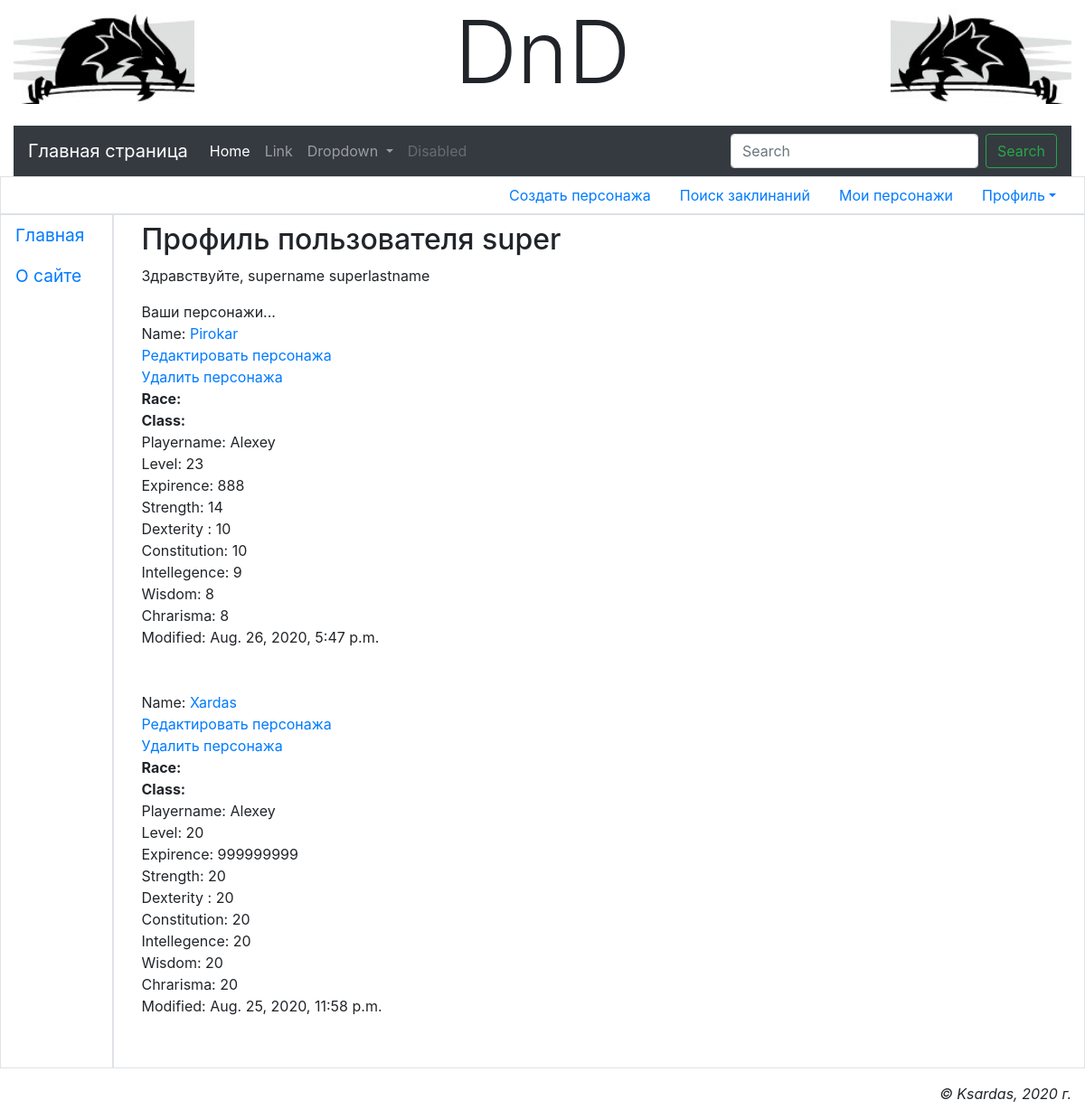
The page /main/accounts/profile/ (signed in) on the database as committed earlier.
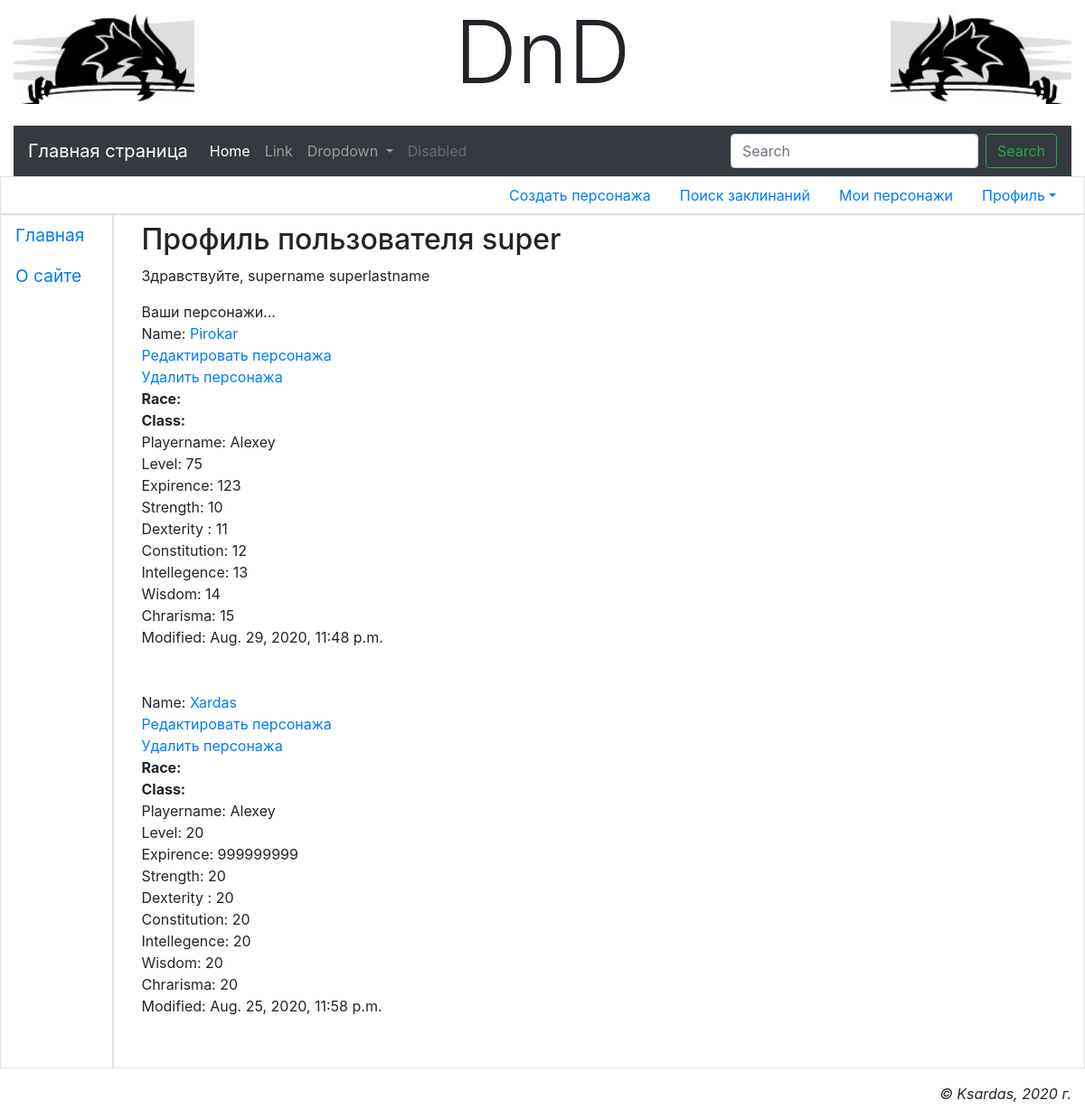
The same page on the database as committed later.
### main/models.py (models this page shows, shortened)
class AdvUser(AbstractUser):
    is_activated = models.BooleanField(default=True, db_index=True, verbose_name='Прошёл активацию?')
    send_message = models.BooleanField(default=True, verbose_name='Слать сообщение о новых коментариях?')
    class Meta(AbstractUser.Meta):
        pass
    def __str__(self):
        return self.username

class CharBase(models.Model):
    owner = models.ForeignKey('AdvUser', null=False, on_delete=models.PROTECT, verbose_name='Владелец персонажа')
    name = models.CharField(db_index=True, unique=True, null=False, max_length=20, verbose_name='Имя персонажа')
    races = models.ManyToManyField(CharRaces, choices=CharRaces.RACE_CHOICES, max_length=20,
                                   verbose_name='Расса персонажа')
    playername = models.CharField(null=True, max_length=20, verbose_name='Реальное имя персонажа')
    level = models.IntegerField(null=False, default=1, verbose_name='Уровень персонажа')
    expirence = models.IntegerField(null=False, default=0, verbose_name='Опыт персонажа')
    strength = models.IntegerField(null=False, default=8, verbose_name='Сила персонажа')
    dexterity = models.IntegerField(null=False, default=8, verbose_name='Ловкость персонажа')
    constitution = models.IntegerField(null=False, default=8, verbose_name='Телосложение персонажа')
    intellegence = models.IntegerField(null=False, default=8, verbose_name='Интеллект персонажа')
    wisdom = models.IntegerField(null=False, default=8, verbose_name='Мудрость персонажа')
    chrarisma = models.IntegerField(null=False, default=8, verbose_name='Харизма персонажа')
    modified = models.DateTimeField(auto_now_add=True, db_index=True, verbose_name='Время модификации')
    spells = models.ManyToManyField(Spell)
    prof_bonus = models.IntegerField(null=True, default=0, verbose_name='Бонус мастерства')
    armor_class = models.IntegerField(null=True, default=0, verbose_name='Броня персонажа')
    speed = models.IntegerField(null=True, default=0, verbose_name='Скорость персонажа')
    initiative = models.IntegerField(null=True, default=0, verbose_name='Инициатива')
    inspiration = models.IntegerField(null=True, default=0, verbose_name='Вдохновение')
    hitpoints_max = models.IntegerField(null=True, default=0, verbose_name='Максимальое здоровье')
    hitpoints_curr = models.IntegerField(null=True, default=0, verbose_name='Текущее здоровье')
    hitpoints_temp = models.IntegerField(null=True, default=0, verbose_name='Временные очки здоровья')
    char_classes = models.ManyToManyField(CharClasses, choices=CharClasses.CLASS_CHOICES,
                                          verbose_name='Класс персонажа')
    world_view = models.IntegerField(null=True, default=0, verbose_name='Мировозрение')
    gender = models.BooleanField(default=True, verbose_name='Пол')
    age = models.IntegerField(null=True, default=21, verbose_name='Возраст персонажа')
    height = models.IntegerField(null=True, default=175, verbose_name='Рост персонажа')
    weight = models.IntegerField(null=True, default=60, verbose_name='Вес персонажа')
    hair = models.CharField(null=True, max_length=20, verbose_name='Цвет волос')
    eyes = models.CharField(null=True, max_length=20, verbose_name='Цвет глаз')
    skin = models.CharField(null=True, max_length=20, verbose_name='Цвет кожы')
    avatar = models.ImageField(null=True, blank=True, upload_to='avatars/', verbose_name='Аватар')
    pers_traits = models.CharField(null=True, max_length=20, verbose_name='Персональные черты')
    ideals = models.CharField(null=True, max_length=20, verbose_name='Идеалы')
    bonds = models.CharField(null=True, max_length=20, verbose_name='Привязанности')
    flaws = models.CharField(null=True, max_length=20, verbose_name='Пороки')
    char_history = models.TextField(default='', verbose_name='История персонажа')
    gold_count = models.IntegerField(null=True, default=0, verbose_name='Золото персонажа')
    silver_count = models.IntegerField(null=True, default=0, verbose_name='Серебро персонажа')
    copper_count = models.IntegerField(null=True, default=0, verbose_name='Медь персонажа')
    char = CharacterManager()
    objects = models.Manager()
    class Meta:
        ordering = ['-modified']

### main/views.py (the view)
# urls.py: path('accounts/profile/', profile, name='profile'),
@login_required
def profile(request):
    print("Current account: ", request.user)
    chars = CharBase.objects.filter(owner=request.user)
    return render(request, 'main/profile.html', {'chars': chars})

### main/templates/main/profile.html (shortened to what this page needs)
{% extends "layout/basic.html" %}
{% block content %}
<h2>Профиль пользователя {{ user.username }}</h2>
{% if user.first_name and user.last_name %}
<p> Здравствуйте, {{ user.first_name }} {{ user.last_name }}</p>
{% else %}
<p>Здравствуйте!</p>
{% endif %}
Ваши персонажи...
{% for ch in chars %}
<div>
    Name: <a href="{% url 'main:view_character' ch.name %}">{{ ch.name }}</a><br>
    <a href="{% url 'main:edit_character' ch.name %}">Редактировать персонажа</a><br>
    <a href="{% url 'main:delete_character' ch.name %}">Удалить персонажа</a><br>
    <b>Race:</b>
    <br>
    <b>Class:</b>
    <br>
    Playername:  {{ ch.playername }} <br>
    Level: {{ ch.level }} <br>
    Expirence: {{ ch.expirence }} <br>
    Strength: {{ ch.strength }} <br>
    Dexterity : {{ ch.dexterity }} <br>
    Constitution: {{ ch.constitution }} <br>
    Intellegence: {{ ch.intellegence }} <br>
    Wisdom: {{ ch.wisdom }} <br>
    Chrarisma: {{ ch.chrarisma }} <br>
    Modified:  {{ ch.modified }} <br>
    <br><br>
</div>
{% endfor %}
{% endblock %}

### main/templates/layout/basic.html (shortened to what this page needs)
{% load static %}
<!DOCTYPE html>
<html>
    <head>
        <link rel="stylesheet" href="https://stackpath.bootstrapcdn.com/bootstrap/4.4.1/css/bootstrap.min.css">
        <link rel="stylesheet" type="text/css" href="{% static 'main/style.css' %}">
    </head>
    <body class="container-fluid">
        <header class="mb-4">
            <h1 class="display-1 text-center">DnD</h1>
        </header>
        <nav class="navbar navbar-expand-lg navbar-dark bg-dark">
          <a class="navbar-brand" href="{% url 'main:index' %}">Главная страница</a>
          <div class="collapse navbar-collapse" id="navbarSupportedContent">
            <ul class="navbar-nav mr-auto">
              <li class="nav-item active">
                <a class="nav-link" href="#">Home <span class="sr-only">(current)</span></a>
              </li>
              <li class="nav-item">
                <a class="nav-link" href="#">Link</a>
              </li>
              <li class="nav-item dropdown">
                <a class="nav-link dropdown-toggle" href="#" id="navbarDropdown" role="button" data-toggle="dropdown" aria-haspopup="true" aria-expanded="false">
                  Dropdown
                </a>
              </li>
              <li class="nav-item">
                <a class="nav-link disabled" href="#" tabindex="-1" aria-disabled="true">Disabled</a>
              </li>
            </ul>
            <form class="form-inline my-2 my-lg-0">
              <input class="form-control mr-sm-2" type="search" placeholder="Search" aria-label="Search">
              <button class="btn btn-outline-success my-2 my-sm-0" type="submit">Search</button>
            </form>
          </div>
        </nav>
        <div class="row">
            <ul class="col nav justify-content-end border">
                {% if user.is_authenticated %}
                <li class="nav-item"><a class="nav-link" href="{% url 'main:create_character' %}">Создать персонажа</a></li>
                <li class="nav-item"><a class="nav-link" href="{% url 'main:find_spells' %}">Поиск заклинаний</a></li>
                <li class="nav-item"><a class="nav-link" href="{% url 'main:profile' %}">Мои персонажи</a></li>
                <li class="nav-item dropdown">
                    <a class="nav-link dropdown-toggle" data-toggle="dropdown"
                    href="#" role="button" aria-haspopup="true"
                    aria-expanded="false">Профиль</a>
                </li>
                {% else %}
                 <li class="nav-item"><a class="nav-link" href="{% url 'main:register' %}">Регистрация</a></li>
                 <li class="nav-item"><a class="nav-link" href="{% url 'main:login' %}">Вход</a></li>
                {% endif %}
            </ul>
        </div>
        <div class="row">
            <nav class="col-md-auto nav flex-column border">
                <a class="nav-link root" href="{% url 'main:index' %}">Главная</a>
                <a class="nav-link root" href="{% url 'main:other' page='about' %}">О сайте</a>
            </nav>
            <section class="col border py-2">
                <div class="container">
                {% block content %}
                {% endblock %}
                </div>
            </section>
        </div>
        <footer class="mt-3">
            <p class="text-right font-italic">&copy; Ksardas, 2020 г.</p>
        </footer>
    </body>
</html>

### main/static/main/style.css (style rules this page uses)
header h1 { background: url("bg.jpg") left / auto 100% no-repeat, url("bgr.jpg") right / auto 100% no-repeat; }
.root { font-size: larger; }

Rows that differ between the two databases and show on the page:
changed CharBase "Pirokar": level "23" → "75"; expirence "888" → "123"; strength "14" → "10"; dexterity "10" → "11"; constitution "10" → "12"; intellegence "9" → "13"; wisdom "8" → "14"; chrarisma "8" → "15"; modified "Aug. 26, 2020, 5:47 p.m." → "Aug. 29, 2020, 11:48 p.m."
